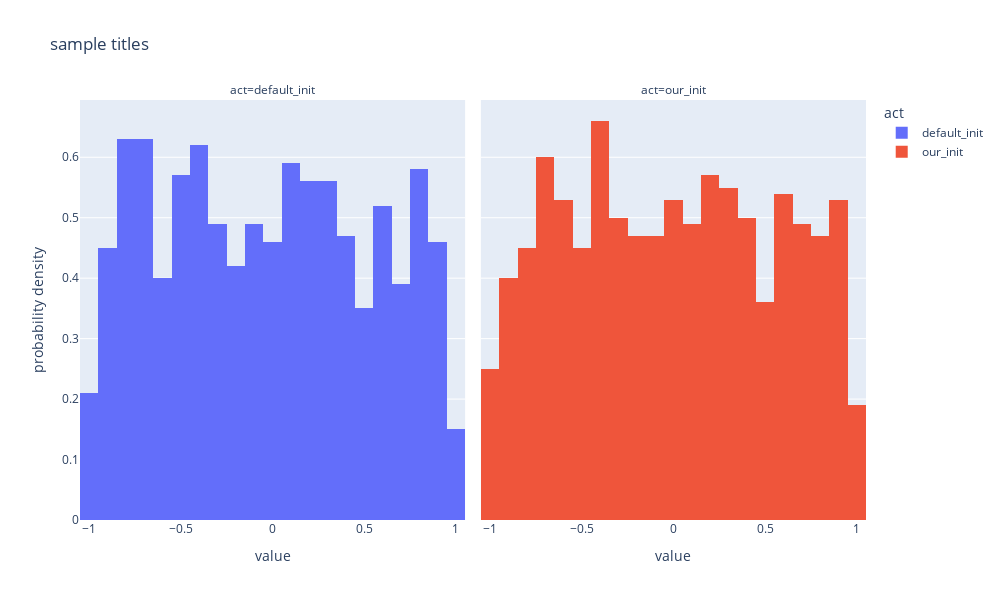
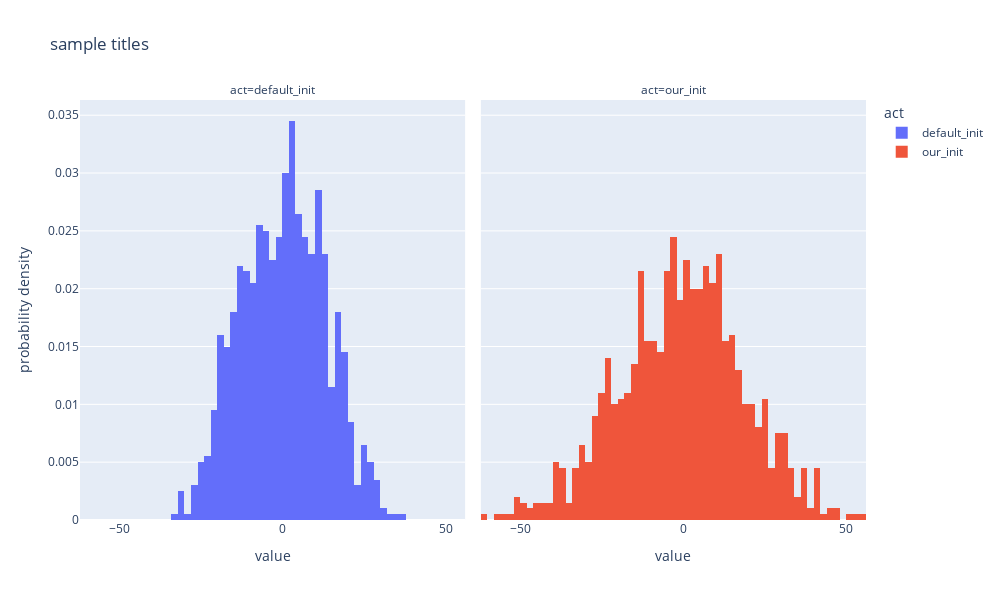
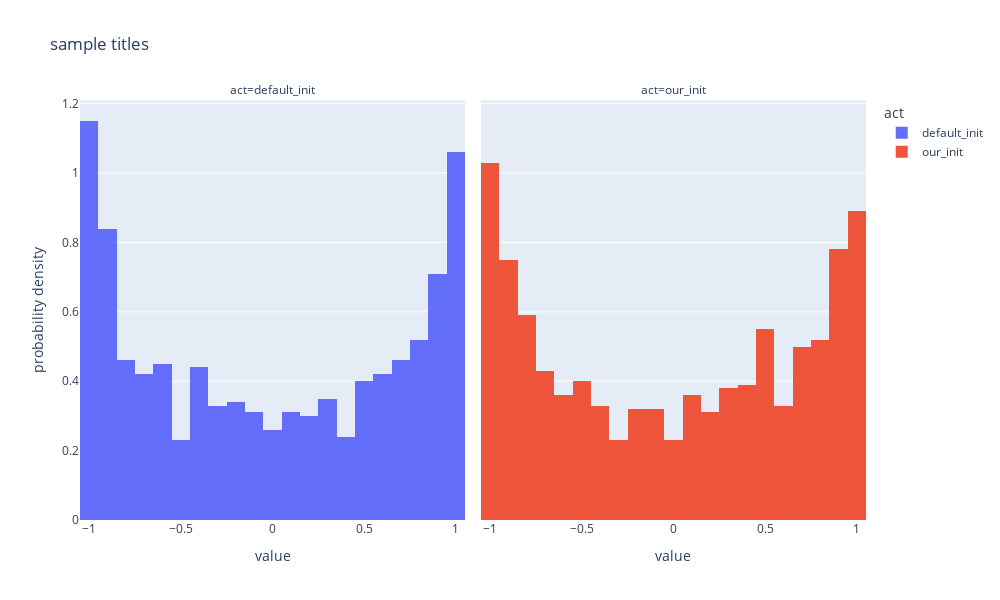
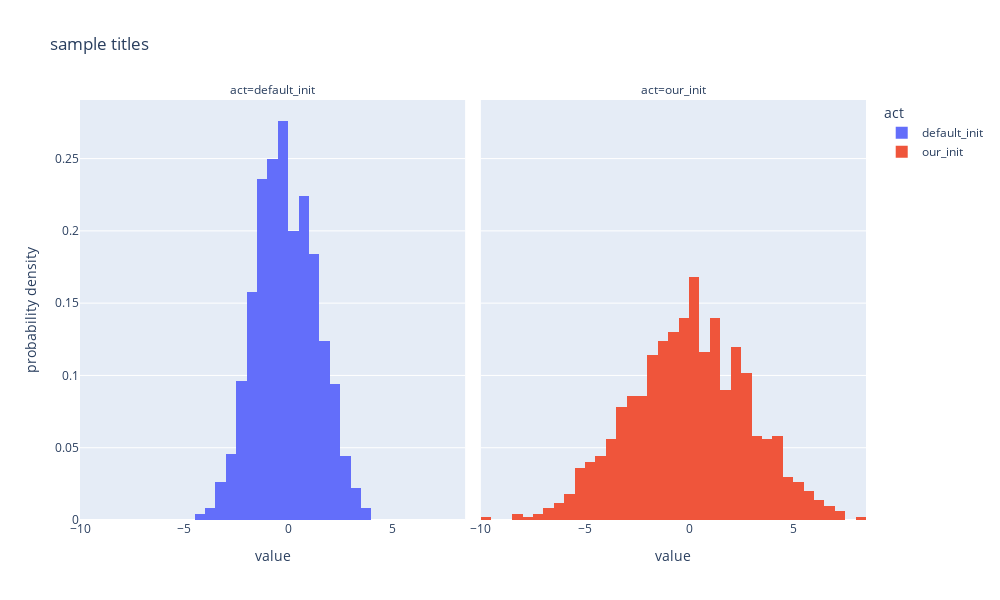

Notebook cell for these charts, in order:
### Code cell
for key, value in out.items():
    print(key)
    
    plot_distributions({'default_init': out_default_init[key], 'our_init': out_our_init[key]})

### Figure 1 — Plotly figure (JSON) as saved in the notebook; plotly's stock layout.template omitted (floating-point values rounded to 4 significant figures; data arrays with more than 128 entries replaced by an {"elided": "..."} marker saying what was removed)
{"data": [{"alignmentgroup": "True", "bingroup": "x", "histnorm": "probability density", "hovertemplate": "act=default_init<br>value=%{x}<br>probability density=%{y}<extra></extra>", "legendgroup": "default_init", "marker": {"color": "#636efa", "pattern": {"shape": ""}}, "name": "default_init", "offsetgroup": "default_init", "orientation": "v", "showlegend": true, "type": "histogram", "x": {"elided": "1000 float values"}, "xaxis": "x", "yaxis": "y"}, {"alignmentgroup": "True", "bingroup": "x", "histnorm": "probability density", "hovertemplate": "act=our_init<br>value=%{x}<br>probability density=%{y}<extra></extra>", "legendgroup": "our_init", "marker": {"color": "#EF553B", "pattern": {"shape": ""}}, "name": "our_init", "offsetgroup": "our_init", "orientation": "v", "showlegend": true, "type": "histogram", "x": {"elided": "1000 float values"}, "xaxis": "x2", "yaxis": "y2"}], "layout": {"annotations": [{"font": {}, "showarrow": false, "text": "act=default_init", "x": 0.245, "xanchor": "center", "xref": "paper", "y": 1, "yanchor": "bottom", "yref": "paper"}, {"font": {}, "showarrow": false, "text": "act=our_init", "x": 0.755, "xanchor": "center", "xref": "paper", "y": 1, "yanchor": "bottom", "yref": "paper"}], "autosize": false, "barmode": "relative", "height": 600, "legend": {"title": {"text": "act"}, "tracegroupgap": 0}, "title": {"text": "sample titles"}, "width": 1000, "xaxis": {"anchor": "y", "autorange": true, "domain": [0, 0.49], "range": [-1.05, 1.05], "title": {"text": "value"}, "type": "linear"}, "xaxis2": {"anchor": "y2", "autorange": true, "domain": [0.51, 1], "matches": "x", "range": [-1.05, 1.05], "title": {"text": "value"}, "type": "linear"}, "yaxis": {"anchor": "x", "autorange": true, "domain": [0, 1], "range": [0, 0.6947], "title": {"text": "probability density"}}, "yaxis2": {"anchor": "x2", "autorange": true, "domain": [0, 1], "matches": "y", "range": [0, 0.6947], "showticklabels": false}}}

### Figure 2 — Plotly figure (JSON) as saved in the notebook; plotly's stock layout.template omitted (floating-point values rounded to 4 significant figures; data arrays with more than 128 entries replaced by an {"elided": "..."} marker saying what was removed)
{"data": [{"alignmentgroup": "True", "bingroup": "x", "histnorm": "probability density", "hovertemplate": "act=default_init<br>value=%{x}<br>probability density=%{y}<extra></extra>", "legendgroup": "default_init", "marker": {"color": "#636efa", "pattern": {"shape": ""}}, "name": "default_init", "offsetgroup": "default_init", "orientation": "v", "showlegend": true, "type": "histogram", "x": {"elided": "1000 float values"}, "xaxis": "x", "yaxis": "y"}, {"alignmentgroup": "True", "bingroup": "x", "histnorm": "probability density", "hovertemplate": "act=our_init<br>value=%{x}<br>probability density=%{y}<extra></extra>", "legendgroup": "our_init", "marker": {"color": "#EF553B", "pattern": {"shape": ""}}, "name": "our_init", "offsetgroup": "our_init", "orientation": "v", "showlegend": true, "type": "histogram", "x": {"elided": "1000 float values"}, "xaxis": "x2", "yaxis": "y2"}], "layout": {"annotations": [{"font": {}, "showarrow": false, "text": "act=default_init", "x": 0.245, "xanchor": "center", "xref": "paper", "y": 1, "yanchor": "bottom", "yref": "paper"}, {"font": {}, "showarrow": false, "text": "act=our_init", "x": 0.755, "xanchor": "center", "xref": "paper", "y": 1, "yanchor": "bottom", "yref": "paper"}], "autosize": false, "barmode": "relative", "height": 600, "legend": {"title": {"text": "act"}, "tracegroupgap": 0}, "title": {"text": "sample titles"}, "width": 1000, "xaxis": {"anchor": "y", "autorange": true, "domain": [0, 0.49], "range": [-62, 56], "title": {"text": "value"}, "type": "linear"}, "xaxis2": {"anchor": "y2", "autorange": true, "domain": [0.51, 1], "matches": "x", "range": [-62, 56], "title": {"text": "value"}, "type": "linear"}, "yaxis": {"anchor": "x", "autorange": true, "domain": [0, 1], "range": [0, 0.03632], "title": {"text": "probability density"}}, "yaxis2": {"anchor": "x2", "autorange": true, "domain": [0, 1], "matches": "y", "range": [0, 0.03632], "showticklabels": false}}}

### Figure 3 — Plotly figure (JSON) as saved in the notebook; plotly's stock layout.template omitted (floating-point values rounded to 4 significant figures; data arrays with more than 128 entries replaced by an {"elided": "..."} marker saying what was removed)
{"data": [{"alignmentgroup": "True", "bingroup": "x", "histnorm": "probability density", "hovertemplate": "act=default_init<br>value=%{x}<br>probability density=%{y}<extra></extra>", "legendgroup": "default_init", "marker": {"color": "#636efa", "pattern": {"shape": ""}}, "name": "default_init", "offsetgroup": "default_init", "orientation": "v", "showlegend": true, "type": "histogram", "x": {"elided": "1000 float values"}, "xaxis": "x", "yaxis": "y"}, {"alignmentgroup": "True", "bingroup": "x", "histnorm": "probability density", "hovertemplate": "act=our_init<br>value=%{x}<br>probability density=%{y}<extra></extra>", "legendgroup": "our_init", "marker": {"color": "#EF553B", "pattern": {"shape": ""}}, "name": "our_init", "offsetgroup": "our_init", "orientation": "v", "showlegend": true, "type": "histogram", "x": {"elided": "1000 float values"}, "xaxis": "x2", "yaxis": "y2"}], "layout": {"annotations": [{"font": {}, "showarrow": false, "text": "act=default_init", "x": 0.245, "xanchor": "center", "xref": "paper", "y": 1, "yanchor": "bottom", "yref": "paper"}, {"font": {}, "showarrow": false, "text": "act=our_init", "x": 0.755, "xanchor": "center", "xref": "paper", "y": 1, "yanchor": "bottom", "yref": "paper"}], "autosize": false, "barmode": "relative", "height": 600, "legend": {"title": {"text": "act"}, "tracegroupgap": 0}, "title": {"text": "sample titles"}, "width": 1000, "xaxis": {"anchor": "y", "autorange": true, "domain": [0, 0.49], "range": [-1.05, 1.05], "title": {"text": "value"}, "type": "linear"}, "xaxis2": {"anchor": "y2", "autorange": true, "domain": [0.51, 1], "matches": "x", "range": [-1.05, 1.05], "title": {"text": "value"}, "type": "linear"}, "yaxis": {"anchor": "x", "autorange": true, "domain": [0, 1], "range": [0, 1.211], "title": {"text": "probability density"}}, "yaxis2": {"anchor": "x2", "autorange": true, "domain": [0, 1], "matches": "y", "range": [0, 1.211], "showticklabels": false}}}

### Figure 4 — Plotly figure (JSON) as saved in the notebook; plotly's stock layout.template omitted (floating-point values rounded to 4 significant figures; data arrays with more than 128 entries replaced by an {"elided": "..."} marker saying what was removed)
{"data": [{"alignmentgroup": "True", "bingroup": "x", "histnorm": "probability density", "hovertemplate": "act=default_init<br>value=%{x}<br>probability density=%{y}<extra></extra>", "legendgroup": "default_init", "marker": {"color": "#636efa", "pattern": {"shape": ""}}, "name": "default_init", "offsetgroup": "default_init", "orientation": "v", "showlegend": true, "type": "histogram", "x": {"elided": "1000 float values"}, "xaxis": "x", "yaxis": "y"}, {"alignmentgroup": "True", "bingroup": "x", "histnorm": "probability density", "hovertemplate": "act=our_init<br>value=%{x}<br>probability density=%{y}<extra></extra>", "legendgroup": "our_init", "marker": {"color": "#EF553B", "pattern": {"shape": ""}}, "name": "our_init", "offsetgroup": "our_init", "orientation": "v", "showlegend": true, "type": "histogram", "x": {"elided": "1000 float values"}, "xaxis": "x2", "yaxis": "y2"}], "layout": {"annotations": [{"font": {}, "showarrow": false, "text": "act=default_init", "x": 0.245, "xanchor": "center", "xref": "paper", "y": 1, "yanchor": "bottom", "yref": "paper"}, {"font": {}, "showarrow": false, "text": "act=our_init", "x": 0.755, "xanchor": "center", "xref": "paper", "y": 1, "yanchor": "bottom", "yref": "paper"}], "autosize": false, "barmode": "relative", "height": 600, "legend": {"title": {"text": "act"}, "tracegroupgap": 0}, "title": {"text": "sample titles"}, "width": 1000, "xaxis": {"anchor": "y", "autorange": true, "domain": [0, 0.49], "range": [-10, 8.5], "title": {"text": "value"}, "type": "linear"}, "xaxis2": {"anchor": "y2", "autorange": true, "domain": [0.51, 1], "matches": "x", "range": [-10, 8.5], "title": {"text": "value"}, "type": "linear"}, "yaxis": {"anchor": "x", "autorange": true, "domain": [0, 1], "range": [0, 0.2905], "title": {"text": "probability density"}}, "yaxis2": {"anchor": "x2", "autorange": true, "domain": [0, 1], "matches": "y", "range": [0, 0.2905], "showticklabels": false}}}
